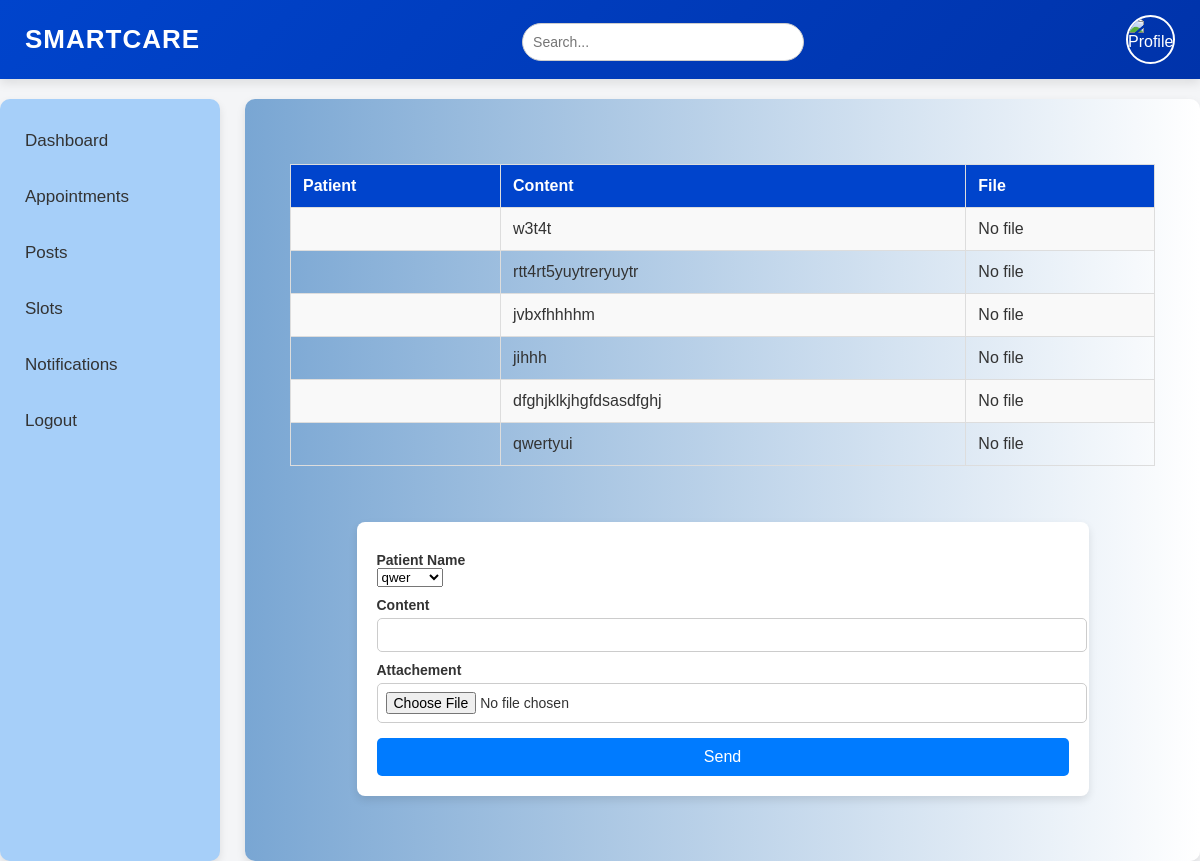
The app's page /api/docsendnotification (signed in), older data.
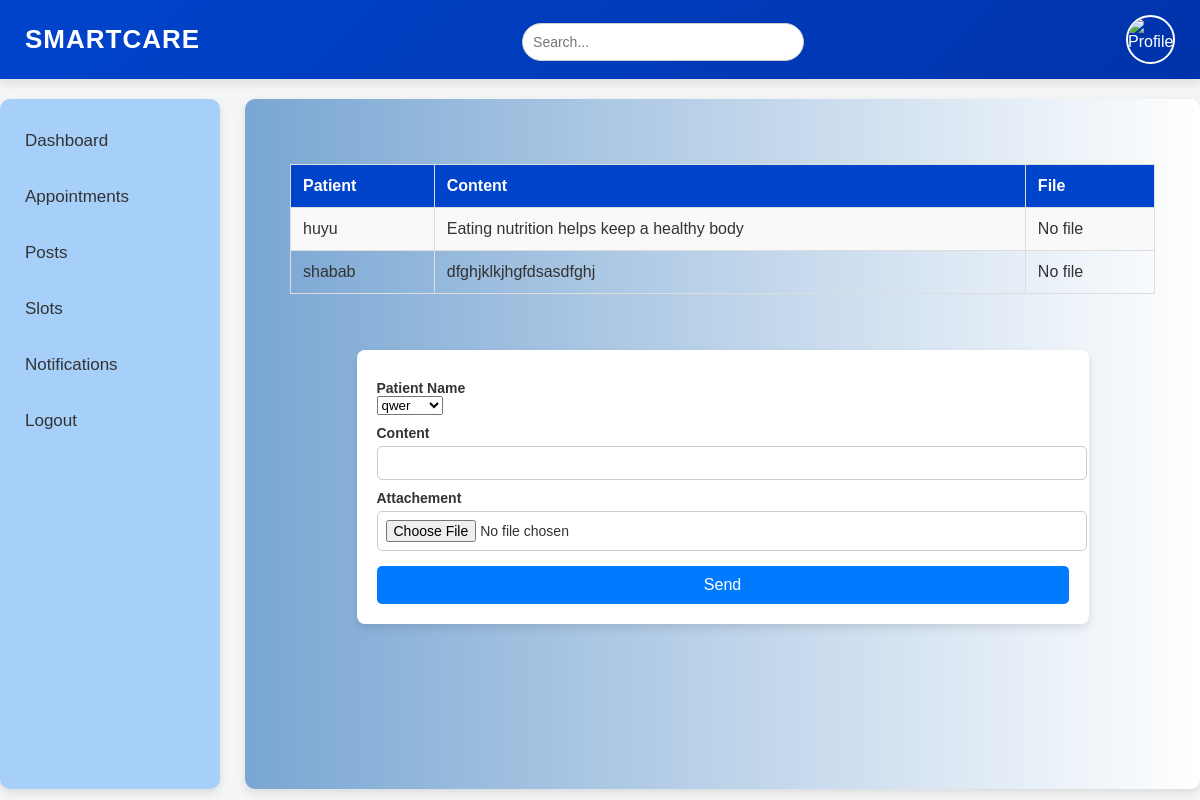
The same page, newer data.
### Predictivehealthapp/models.py (models this page shows)
class NotificationTable(models.Model):
    DOCTORID=models.ForeignKey(DoctorTable,on_delete=models.CASCADE,null=True,blank=True)
    PATIENTID=models.ForeignKey(bookinginfoTable,on_delete=models.CASCADE,null=True,blank=True)
    content=models.CharField(max_length=100,null=True,blank=True)
    attachement=models.FileField(upload_to='posts',null=True,blank=True)
    status=models.CharField(max_length=20,null=True,blank=True)
    createdat=models.DateField(auto_now_add=True,null=True,blank=True)

class bookinginfoTable(models.Model):
    USERID=models.ForeignKey(userTable,on_delete=models.CASCADE,null=True,blank=True,related_name='userid')
    DOCTORID=models.ForeignKey(DoctorTable,on_delete=models.CASCADE,null=True,blank=True,)
    patient_name=models.CharField(max_length=300,null=True,blank=True)
    patient_age=models.CharField(max_length=300,null=True,blank=True)
    patient_height=models.CharField(max_length=300,null=True,blank=True)
    patient_weight=models.CharField(max_length=300,null=True,blank=True)
    patient_addr=models.CharField(max_length=300,null=True,blank=True)
    APPOINTMENTDATE=models.DateField(null=True,blank=True)
    APPOINTMENTTIME=models.TimeField(null=True,blank=True)
    visitReason=models.CharField(max_length=300,null=True,blank=True)
    status=models.CharField(max_length=20,null=True,blank=True)

### Predictivehealthapp/views.py (the view, shortened to what this page needs)
# urls.py: path('docsendnotification',docsendnotification.as_view(),name="docsendnotification"),
class docsendnotification(View):
    def get(self,request):
        objView=NotificationTable.objects.filter(DOCTORID__LOGINID_id=request.session['user_id'])
        obj=bookinginfoTable.objects.filter(DOCTORID__LOGINID_id=request.session['user_id'])
        print("&&&&&&&&&&&&&&&&&&&&&&&&&&&-> ",objView)
        print("&&&&&&&&&&&&&&&&&&&&&&&&&&&-> ",obj)
        return render(request,'doctor/doc-send-notification.html',{'objView':objView,'obj':obj})

### templates/doctor/doc-send-notification.html (shortened to what this page needs)
{% extends 'doctor/doc-dashboard.html'%}
    {% block body %}
    <div class="main">
        <div class="noti">
            <table border="1">
                <tr>
                    <th>Patient</th>
                    <th>Content</th>
                    <th>File</th>
                </tr>
                {% for i in objView %}
                <tr>
                    <td>{{i.PATIENTID.patient_name}}</td>
                    <td>{{i.content}}</td>
                    {% if i.attachement %}
                    <td><a href="{{i.attachement.url}}">Download</a></td>
                    {% else %}
                    <td>No file</td>
                    {% endif %}
                </tr>
                {% endfor %}
            </table>
        </div><br><br>
        <form action="" method="post" id="frm" enctype="multipart/form-data">
            <label for="">Patient Name </label>
            <select name="p_id" id="">
                {% for i in obj %}
                <option value="{{i.id}}">{{i.patient_name}}</option>
                {% endfor %}
            </select>
            <label for="">Content </label>
            <input type="text" name="content" id=""><br>
            <label for="attachement">Attachement </label>
            <input type="file" name="attachement" id="file"><br>
            <button type="submit">Send</button>
        </form>
    </div>
    {% endblock %}

Row changes from the older to the newer data that the page shows:
removed NotificationTable: content "w3t4t", attachement "No file"
removed NotificationTable: content "rtt4rt5yuytreryuytr", attachement "No file"
removed NotificationTable: content "jvbxfhhhhm", attachement "No file"
removed NotificationTable: content "jihhh", attachement "No file"
removed NotificationTable: content "dfghjklkjhgfdsasdfghj", attachement "No file"
removed NotificationTable: content "qwertyui", attachement "No file"
added NotificationTable: PATIENTID.patient_name "huyu", content "Eating nutrition helps keep a healthy body", attachement "No file"
added NotificationTable: PATIENTID.patient_name "shabab", content "dfghjklkjhgfdsasdfghj", attachement "No file"
